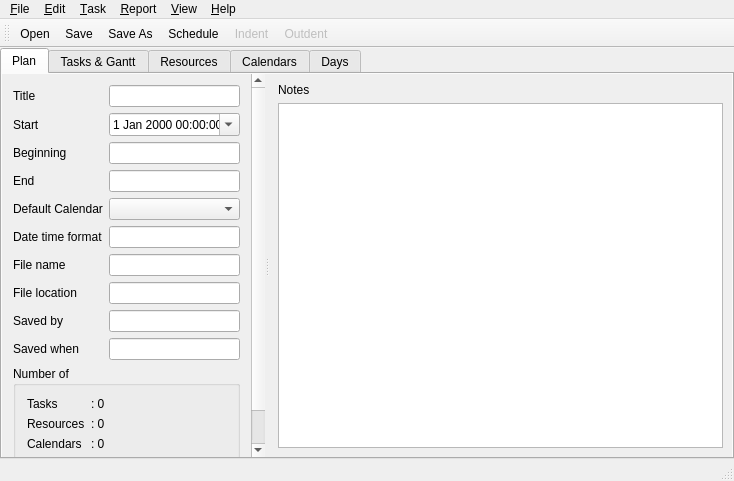
<?xml version="1.0" encoding="UTF-8"?>
<ui version="4.0">
 <class>MainWindow</class>
 <widget class="QMainWindow" name="MainWindow">
  <property name="geometry">
   <rect>
    <x>0</x>
    <y>0</y>
    <width>734</width>
    <height>481</height>
   </rect>
  </property>
  <property name="windowTitle">
   <string>QPlanner</string>
  </property>
  <widget class="QWidget" name="centralWidget">
   <layout class="QHBoxLayout" name="horizontalLayout_5">
    <property name="leftMargin">
     <number>0</number>
    </property>
    <property name="topMargin">
     <number>0</number>
    </property>
    <property name="rightMargin">
     <number>0</number>
    </property>
    <property name="bottomMargin">
     <number>0</number>
    </property>
    <item>
     <widget class="QTabWidget" name="mainTabWidget">
      <property name="currentIndex">
       <number>0</number>
      </property>
      <widget class="QWidget" name="planTab">
       <attribute name="title">
        <string>Plan</string>
       </attribute>
       <layout class="QHBoxLayout" name="horizontalLayout_6">
        <property name="leftMargin">
         <number>0</number>
        </property>
        <property name="topMargin">
         <number>0</number>
        </property>
        <property name="rightMargin">
         <number>0</number>
        </property>
        <property name="bottomMargin">
         <number>0</number>
        </property>
        <item>
         <widget class="QSplitter" name="propertiesSplitter">
          <property name="autoFillBackground">
           <bool>true</bool>
          </property>
          <property name="orientation">
           <enum>Qt::Horizontal</enum>
          </property>
          <widget class="QScrollArea" name="propertiesScrollArea">
           <property name="frameShape">
            <enum>QFrame::NoFrame</enum>
           </property>
           <property name="widgetResizable">
            <bool>true</bool>
           </property>
           <widget class="PropertiesWidget" name="propertiesWidget">
            <property name="geometry">
             <rect>
              <x>0</x>
              <y>0</y>
              <width>240</width>
              <height>391</height>
             </rect>
            </property>
            <property name="sizePolicy">
             <sizepolicy hsizetype="Ignored" vsizetype="Preferred">
              <horstretch>0</horstretch>
              <verstretch>0</verstretch>
             </sizepolicy>
            </property>
            <layout class="QVBoxLayout" name="verticalLayout_2">
             <item>
              <layout class="QFormLayout" name="formProprties">
               <property name="fieldGrowthPolicy">
                <enum>QFormLayout::AllNonFixedFieldsGrow</enum>
               </property>
               <item row="0" column="0">
                <widget class="QLabel" name="labelTitle">
                 <property name="text">
                  <string>Title</string>
                 </property>
                </widget>
               </item>
               <item row="0" column="1">
                <widget class="QLineEdit" name="title"/>
               </item>
               <item row="2" column="0">
                <widget class="QLabel" name="labelPlanBeginning">
                 <property name="text">
                  <string>Beginning</string>
                 </property>
                </widget>
               </item>
               <item row="2" column="1">
                <widget class="QLineEdit" name="planBeginning">
                 <property name="readOnly">
                  <bool>true</bool>
                 </property>
                </widget>
               </item>
               <item row="4" column="1">
                <widget class="QLineEdit" name="planEnd">
                 <property name="readOnly">
                  <bool>true</bool>
                 </property>
                </widget>
               </item>
               <item row="5" column="0">
                <widget class="QLabel" name="labelDefaultCalendar">
                 <property name="text">
                  <string>Default Calendar</string>
                 </property>
                </widget>
               </item>
               <item row="5" column="1">
                <widget class="QComboBox" name="defaultCalendar"/>
               </item>
               <item row="6" column="0">
                <widget class="QLabel" name="labelDateTimeFormat">
                 <property name="text">
                  <string>Date time format</string>
                 </property>
                </widget>
               </item>
               <item row="6" column="1">
                <widget class="QLineEdit" name="dateTimeFormat"/>
               </item>
               <item row="7" column="0">
                <widget class="QLabel" name="labelFileName">
                 <property name="text">
                  <string>File name</string>
                 </property>
                </widget>
               </item>
               <item row="7" column="1">
                <widget class="QLineEdit" name="fileName">
                 <property name="readOnly">
                  <bool>true</bool>
                 </property>
                </widget>
               </item>
               <item row="8" column="0">
                <widget class="QLabel" name="labelFileLocation">
                 <property name="text">
                  <string>File location</string>
                 </property>
                </widget>
               </item>
               <item row="8" column="1">
                <widget class="QLineEdit" name="fileLocation">
                 <property name="readOnly">
                  <bool>true</bool>
                 </property>
                </widget>
               </item>
               <item row="9" column="0">
                <widget class="QLabel" name="labelSavedBy">
                 <property name="text">
                  <string>Saved by</string>
                 </property>
                </widget>
               </item>
               <item row="9" column="1">
                <widget class="QLineEdit" name="savedBy">
                 <property name="readOnly">
                  <bool>true</bool>
                 </property>
                </widget>
               </item>
               <item row="10" column="0">
                <widget class="QLabel" name="labelSavedWhen">
                 <property name="text">
                  <string>Saved when</string>
                 </property>
                </widget>
               </item>
               <item row="10" column="1">
                <widget class="QLineEdit" name="savedWhen">
                 <property name="readOnly">
                  <bool>true</bool>
                 </property>
                </widget>
               </item>
               <item row="1" column="0">
                <widget class="QLabel" name="labelPlanStart">
                 <property name="text">
                  <string>Start</string>
                 </property>
                </widget>
               </item>
               <item row="1" column="1">
                <widget class="QDateTimeEdit" name="planStart">
                 <property name="calendarPopup">
                  <bool>true</bool>
                 </property>
                </widget>
               </item>
               <item row="4" column="0">
                <widget class="QLabel" name="labelPlanEnd">
                 <property name="text">
                  <string>End</string>
                 </property>
                </widget>
               </item>
              </layout>
             </item>
             <item>
              <widget class="QGroupBox" name="groupBox">
               <property name="title">
                <string>Number of</string>
               </property>
               <layout class="QVBoxLayout" name="verticalLayout_3">
                <item>
                 <layout class="QFormLayout" name="numLayout">
                  <item row="0" column="0">
                   <widget class="QLabel" name="labelTasks">
                    <property name="text">
                     <string>Tasks</string>
                    </property>
                   </widget>
                  </item>
                  <item row="1" column="0">
                   <widget class="QLabel" name="labelResources">
                    <property name="text">
                     <string>Resources</string>
                    </property>
                   </widget>
                  </item>
                  <item row="2" column="0">
                   <widget class="QLabel" name="labelCalendars">
                    <property name="text">
                     <string>Calendars</string>
                    </property>
                   </widget>
                  </item>
                  <item row="0" column="1">
                   <widget class="QLabel" name="numTasks">
                    <property name="text">
                     <string>: 0</string>
                    </property>
                   </widget>
                  </item>
                  <item row="1" column="1">
                   <widget class="QLabel" name="numResources">
                    <property name="text">
                     <string>: 0</string>
                    </property>
                   </widget>
                  </item>
                  <item row="2" column="1">
                   <widget class="QLabel" name="numCalendars">
                    <property name="text">
                     <string>: 0</string>
                    </property>
                   </widget>
                  </item>
                  <item row="3" column="0">
                   <widget class="QLabel" name="labelDays">
                    <property name="text">
                     <string>Days</string>
                    </property>
                   </widget>
                  </item>
                  <item row="3" column="1">
                   <widget class="QLabel" name="numDays">
                    <property name="text">
                     <string>: 0</string>
                    </property>
                   </widget>
                  </item>
                 </layout>
                </item>
               </layout>
              </widget>
             </item>
            </layout>
           </widget>
          </widget>
          <widget class="QWidget" name="notesWidget" native="true">
           <property name="sizePolicy">
            <sizepolicy hsizetype="Preferred" vsizetype="Preferred">
             <horstretch>1</horstretch>
             <verstretch>0</verstretch>
            </sizepolicy>
           </property>
           <layout class="QVBoxLayout" name="notesLayout">
            <property name="leftMargin">
             <number>9</number>
            </property>
            <property name="topMargin">
             <number>9</number>
            </property>
            <property name="rightMargin">
             <number>9</number>
            </property>
            <property name="bottomMargin">
             <number>9</number>
            </property>
            <item>
             <widget class="QLabel" name="notesLabel">
              <property name="text">
               <string>Notes</string>
              </property>
             </widget>
            </item>
            <item>
             <widget class="QPlainTextEdit" name="notesEdit"/>
            </item>
           </layout>
          </widget>
         </widget>
        </item>
       </layout>
      </widget>
      <widget class="QWidget" name="tasksGanttTab">
       <attribute name="title">
        <string>Tasks &amp;&amp; Gantt</string>
       </attribute>
       <layout class="QHBoxLayout" name="horizontalLayout">
        <property name="leftMargin">
         <number>0</number>
        </property>
        <property name="topMargin">
         <number>0</number>
        </property>
        <property name="rightMargin">
         <number>0</number>
        </property>
        <property name="bottomMargin">
         <number>0</number>
        </property>
        <item>
         <widget class="QSplitter" name="tasksGanttSplitter">
          <property name="orientation">
           <enum>Qt::Horizontal</enum>
          </property>
          <widget class="XTableView" name="tasksView">
           <property name="frameShape">
            <enum>QFrame::NoFrame</enum>
           </property>
           <property name="dragEnabled">
            <bool>true</bool>
           </property>
           <property name="alternatingRowColors">
            <bool>false</bool>
           </property>
          </widget>
          <widget class="GanttView" name="ganttView">
           <property name="frameShape">
            <enum>QFrame::NoFrame</enum>
           </property>
           <property name="widgetResizable">
            <bool>true</bool>
           </property>
           <widget class="QWidget" name="ganttWidget">
            <property name="geometry">
             <rect>
              <x>0</x>
              <y>0</y>
              <width>100</width>
              <height>30</height>
             </rect>
            </property>
           </widget>
          </widget>
         </widget>
        </item>
       </layout>
      </widget>
      <widget class="QWidget" name="resourcesTab">
       <attribute name="title">
        <string>Resources</string>
       </attribute>
       <layout class="QHBoxLayout" name="horizontalLayout_2">
        <property name="leftMargin">
         <number>0</number>
        </property>
        <property name="topMargin">
         <number>0</number>
        </property>
        <property name="rightMargin">
         <number>0</number>
        </property>
        <property name="bottomMargin">
         <number>0</number>
        </property>
        <item>
         <widget class="XTableView" name="resourcesView">
          <property name="frameShape">
           <enum>QFrame::NoFrame</enum>
          </property>
          <property name="dragEnabled">
           <bool>true</bool>
          </property>
          <property name="alternatingRowColors">
           <bool>false</bool>
          </property>
         </widget>
        </item>
       </layout>
      </widget>
      <widget class="QWidget" name="calendarsTab">
       <attribute name="title">
        <string>Calendars</string>
       </attribute>
       <layout class="QHBoxLayout" name="horizontalLayout_3">
        <property name="leftMargin">
         <number>0</number>
        </property>
        <property name="topMargin">
         <number>0</number>
        </property>
        <property name="rightMargin">
         <number>0</number>
        </property>
        <property name="bottomMargin">
         <number>0</number>
        </property>
        <item>
         <widget class="XTableView" name="calendarsView">
          <property name="frameShape">
           <enum>QFrame::NoFrame</enum>
          </property>
          <property name="dragEnabled">
           <bool>true</bool>
          </property>
          <property name="alternatingRowColors">
           <bool>false</bool>
          </property>
         </widget>
        </item>
       </layout>
      </widget>
      <widget class="QWidget" name="daysTab">
       <attribute name="title">
        <string>Days</string>
       </attribute>
       <layout class="QHBoxLayout" name="horizontalLayout_4">
        <property name="leftMargin">
         <number>0</number>
        </property>
        <property name="topMargin">
         <number>0</number>
        </property>
        <property name="rightMargin">
         <number>0</number>
        </property>
        <property name="bottomMargin">
         <number>0</number>
        </property>
        <item>
         <widget class="XTableView" name="daysView">
          <property name="frameShape">
           <enum>QFrame::NoFrame</enum>
          </property>
          <property name="dragEnabled">
           <bool>true</bool>
          </property>
          <property name="alternatingRowColors">
           <bool>false</bool>
          </property>
         </widget>
        </item>
       </layout>
      </widget>
     </widget>
    </item>
   </layout>
  </widget>
  <widget class="QMenuBar" name="menuBar">
   <property name="geometry">
    <rect>
     <x>0</x>
     <y>0</y>
     <width>734</width>
     <height>21</height>
    </rect>
   </property>
   <widget class="QMenu" name="menuFile">
    <property name="title">
     <string>&amp;File</string>
    </property>
    <addaction name="actionNew"/>
    <addaction name="actionOpen"/>
    <addaction name="actionSave"/>
    <addaction name="actionSaveAs"/>
    <addaction name="separator"/>
    <addaction name="actionPrintPreview"/>
    <addaction name="actionPrint"/>
    <addaction name="separator"/>
    <addaction name="actionExit"/>
   </widget>
   <widget class="QMenu" name="menuEdit">
    <property name="title">
     <string>&amp;Edit</string>
    </property>
    <addaction name="actionUndo"/>
    <addaction name="actionRedo"/>
    <addaction name="separator"/>
    <addaction name="actionInsert"/>
    <addaction name="separator"/>
    <addaction name="actionCut"/>
    <addaction name="actionCopy"/>
    <addaction name="actionPaste"/>
    <addaction name="actionDelete"/>
    <addaction name="separator"/>
    <addaction name="actionFindReplace"/>
    <addaction name="actionSchedule"/>
   </widget>
   <widget class="QMenu" name="menuHelp">
    <property name="title">
     <string>&amp;Help</string>
    </property>
    <addaction name="actionAboutQPlanner"/>
   </widget>
   <widget class="QMenu" name="menuReport">
    <property name="title">
     <string>&amp;Report</string>
    </property>
    <addaction name="actionTBD"/>
   </widget>
   <widget class="QMenu" name="menuView">
    <property name="title">
     <string>&amp;View</string>
    </property>
    <addaction name="actionUndoStackView"/>
    <addaction name="actionNewWindow"/>
    <addaction name="separator"/>
    <addaction name="actionStretchTasks"/>
   </widget>
   <widget class="QMenu" name="menuTask">
    <property name="title">
     <string>&amp;Task</string>
    </property>
    <addaction name="actionIndent"/>
    <addaction name="actionOutdent"/>
   </widget>
   <addaction name="menuFile"/>
   <addaction name="menuEdit"/>
   <addaction name="menuTask"/>
   <addaction name="menuReport"/>
   <addaction name="menuView"/>
   <addaction name="menuHelp"/>
  </widget>
  <widget class="QToolBar" name="mainToolBar">
   <attribute name="toolBarArea">
    <enum>TopToolBarArea</enum>
   </attribute>
   <attribute name="toolBarBreak">
    <bool>false</bool>
   </attribute>
   <addaction name="actionOpen"/>
   <addaction name="actionSave"/>
   <addaction name="actionSaveAs"/>
   <addaction name="actionSchedule"/>
   <addaction name="actionIndent"/>
   <addaction name="actionOutdent"/>
  </widget>
  <widget class="QStatusBar" name="statusBar"/>
  <action name="actionOpen">
   <property name="enabled">
    <bool>true</bool>
   </property>
   <property name="text">
    <string>Open...</string>
   </property>
   <property name="statusTip">
    <string>Open a file containing a plan</string>
   </property>
   <property name="shortcut">
    <string>Ctrl+O</string>
   </property>
  </action>
  <action name="actionNew">
   <property name="enabled">
    <bool>true</bool>
   </property>
   <property name="text">
    <string>New</string>
   </property>
   <property name="statusTip">
    <string>Start a new plan</string>
   </property>
   <property name="shortcut">
    <string>Ctrl+N</string>
   </property>
  </action>
  <action name="actionSave">
   <property name="enabled">
    <bool>true</bool>
   </property>
   <property name="text">
    <string>Save</string>
   </property>
   <property name="statusTip">
    <string>Save plan to current file</string>
   </property>
   <property name="shortcut">
    <string>Ctrl+S</string>
   </property>
  </action>
  <action name="actionSaveAs">
   <property name="enabled">
    <bool>true</bool>
   </property>
   <property name="text">
    <string>Save As...</string>
   </property>
   <property name="statusTip">
    <string>Save plan to new file</string>
   </property>
  </action>
  <action name="actionExit">
   <property name="enabled">
    <bool>true</bool>
   </property>
   <property name="text">
    <string>Exit</string>
   </property>
   <property name="statusTip">
    <string>Exit QPlanner application</string>
   </property>
   <property name="shortcut">
    <string>Ctrl+Q</string>
   </property>
  </action>
  <action name="actionPrintPreview">
   <property name="enabled">
    <bool>true</bool>
   </property>
   <property name="text">
    <string>Print preview...</string>
   </property>
   <property name="statusTip">
    <string>Print preview of plan</string>
   </property>
  </action>
  <action name="actionPrint">
   <property name="enabled">
    <bool>true</bool>
   </property>
   <property name="text">
    <string>Print...</string>
   </property>
   <property name="statusTip">
    <string>Print plan</string>
   </property>
  </action>
  <action name="actionAboutQPlanner">
   <property name="enabled">
    <bool>true</bool>
   </property>
   <property name="text">
    <string>About QPlanner...</string>
   </property>
   <property name="statusTip">
    <string>Information about QPlanner</string>
   </property>
  </action>
  <action name="actionRedo">
   <property name="enabled">
    <bool>false</bool>
   </property>
   <property name="text">
    <string>Redo</string>
   </property>
   <property name="statusTip">
    <string>--- replaced by redo action from undostack ---</string>
   </property>
   <property name="shortcut">
    <string>Ctrl+Y</string>
   </property>
  </action>
  <action name="actionUndo">
   <property name="enabled">
    <bool>false</bool>
   </property>
   <property name="text">
    <string>Undo</string>
   </property>
   <property name="statusTip">
    <string>--- replaced by undo action from undostack ---</string>
   </property>
   <property name="shortcut">
    <string>Ctrl+Z</string>
   </property>
  </action>
  <action name="actionCut">
   <property name="enabled">
    <bool>false</bool>
   </property>
   <property name="text">
    <string>Cut</string>
   </property>
   <property name="statusTip">
    <string>Cut selection</string>
   </property>
   <property name="shortcut">
    <string>Ctrl+X</string>
   </property>
  </action>
  <action name="actionCopy">
   <property name="enabled">
    <bool>false</bool>
   </property>
   <property name="text">
    <string>Copy</string>
   </property>
   <property name="statusTip">
    <string>Copy selection</string>
   </property>
   <property name="shortcut">
    <string>Ctrl+C</string>
   </property>
  </action>
  <action name="actionPaste">
   <property name="enabled">
    <bool>false</bool>
   </property>
   <property name="text">
    <string>Paste</string>
   </property>
   <property name="statusTip">
    <string>Paste from clipboard</string>
   </property>
   <property name="shortcut">
    <string>Ctrl+V</string>
   </property>
  </action>
  <action name="actionDelete">
   <property name="enabled">
    <bool>false</bool>
   </property>
   <property name="text">
    <string>Delete</string>
   </property>
   <property name="statusTip">
    <string>Delete selection</string>
   </property>
   <property name="shortcut">
    <string>Del</string>
   </property>
  </action>
  <action name="actionFindReplace">
   <property name="enabled">
    <bool>false</bool>
   </property>
   <property name="text">
    <string>Find/Replace...</string>
   </property>
   <property name="statusTip">
    <string>Find &amp; Replace</string>
   </property>
   <property name="shortcut">
    <string>Ctrl+F</string>
   </property>
  </action>
  <action name="actionInsert">
   <property name="enabled">
    <bool>false</bool>
   </property>
   <property name="text">
    <string>Insert</string>
   </property>
   <property name="statusTip">
    <string>Insert above</string>
   </property>
   <property name="shortcut">
    <string>Ins</string>
   </property>
  </action>
  <action name="actionUndoStackView">
   <property name="checkable">
    <bool>true</bool>
   </property>
   <property name="text">
    <string>Undo Stack...</string>
   </property>
   <property name="toolTip">
    <string>Open/close undo stack view</string>
   </property>
   <property name="statusTip">
    <string>Open/close undo stack view</string>
   </property>
  </action>
  <action name="actionTBD">
   <property name="enabled">
    <bool>false</bool>
   </property>
   <property name="text">
    <string>TBD</string>
   </property>
  </action>
  <action name="actionSchedule">
   <property name="text">
    <string>Schedule</string>
   </property>
   <property name="statusTip">
    <string>Calculate project schedule</string>
   </property>
  </action>
  <action name="actionIndent">
   <property name="enabled">
    <bool>false</bool>
   </property>
   <property name="text">
    <string>Indent</string>
   </property>
   <property name="toolTip">
    <string>Indent task(s)</string>
   </property>
   <property name="statusTip">
    <string>Indent task(s)</string>
   </property>
  </action>
  <action name="actionOutdent">
   <property name="enabled">
    <bool>false</bool>
   </property>
   <property name="text">
    <string>Outdent</string>
   </property>
   <property name="toolTip">
    <string>Outdent task(s)</string>
   </property>
   <property name="statusTip">
    <string>Outdent task(s)</string>
   </property>
  </action>
  <action name="actionStretchTasks">
   <property name="checkable">
    <bool>true</bool>
   </property>
   <property name="checked">
    <bool>true</bool>
   </property>
   <property name="text">
    <string>Stretch tasks</string>
   </property>
   <property name="toolTip">
    <string>Stretch gantt task bars to use full 24h day</string>
   </property>
   <property name="statusTip">
    <string>Stretch gantt task bars to use full 24h day</string>
   </property>
  </action>
  <action name="actionNewWindow">
   <property name="text">
    <string>New window...</string>
   </property>
   <property name="toolTip">
    <string>Open new window</string>
   </property>
   <property name="statusTip">
    <string>Open new window</string>
   </property>
  </action>
 </widget>
 <layoutdefault spacing="6" margin="11"/>
 <customwidgets>
  <customwidget>
   <class>PropertiesWidget</class>
   <extends>QWidget</extends>
   <header>propertieswidget.h</header>
   <container>1</container>
  </customwidget>
  <customwidget>
   <class>GanttView</class>
   <extends>QScrollArea</extends>
   <header>ganttview.h</header>
   <container>1</container>
  </customwidget>
  <customwidget>
   <class>XTableView</class>
   <extends>QTableView</extends>
   <header>xtableview.h</header>
  </customwidget>
 </customwidgets>
 <resources/>
 <connections>
  <connection>
   <sender>actionUndoStackView</sender>
   <signal>triggered(bool)</signal>
   <receiver>MainWindow</receiver>
   <slot>slotUndoStackView(bool)</slot>
   <hints>
    <hint type="sourcelabel">
     <x>-1</x>
     <y>-1</y>
    </hint>
    <hint type="destinationlabel">
     <x>266</x>
     <y>144</y>
    </hint>
   </hints>
  </connection>
  <connection>
   <sender>actionSchedule</sender>
   <signal>triggered()</signal>
   <receiver>MainWindow</receiver>
   <slot>slotSchedulePlan()</slot>
   <hints>
    <hint type="sourcelabel">
     <x>-1</x>
     <y>-1</y>
    </hint>
    <hint type="destinationlabel">
     <x>266</x>
     <y>144</y>
    </hint>
   </hints>
  </connection>
  <connection>
   <sender>actionIndent</sender>
   <signal>triggered()</signal>
   <receiver>MainWindow</receiver>
   <slot>slotIndent()</slot>
   <hints>
    <hint type="sourcelabel">
     <x>-1</x>
     <y>-1</y>
    </hint>
    <hint type="destinationlabel">
     <x>266</x>
     <y>144</y>
    </hint>
   </hints>
  </connection>
  <connection>
   <sender>actionOutdent</sender>
   <signal>triggered()</signal>
   <receiver>MainWindow</receiver>
   <slot>slotOutdent()</slot>
   <hints>
    <hint type="sourcelabel">
     <x>-1</x>
     <y>-1</y>
    </hint>
    <hint type="destinationlabel">
     <x>266</x>
     <y>144</y>
    </hint>
   </hints>
  </connection>
  <connection>
   <sender>actionStretchTasks</sender>
   <signal>triggered(bool)</signal>
   <receiver>MainWindow</receiver>
   <slot>slotStretchTasks(bool)</slot>
   <hints>
    <hint type="sourcelabel">
     <x>-1</x>
     <y>-1</y>
    </hint>
    <hint type="destinationlabel">
     <x>366</x>
     <y>240</y>
    </hint>
   </hints>
  </connection>
  <connection>
   <sender>actionNew</sender>
   <signal>triggered()</signal>
   <receiver>MainWindow</receiver>
   <slot>slotFileNew()</slot>
   <hints>
    <hint type="sourcelabel">
     <x>-1</x>
     <y>-1</y>
    </hint>
    <hint type="destinationlabel">
     <x>366</x>
     <y>240</y>
    </hint>
   </hints>
  </connection>
  <connection>
   <sender>actionOpen</sender>
   <signal>triggered()</signal>
   <receiver>MainWindow</receiver>
   <slot>slotFileOpen()</slot>
   <hints>
    <hint type="sourcelabel">
     <x>-1</x>
     <y>-1</y>
    </hint>
    <hint type="destinationlabel">
     <x>366</x>
     <y>240</y>
    </hint>
   </hints>
  </connection>
  <connection>
   <sender>actionSave</sender>
   <signal>triggered()</signal>
   <receiver>MainWindow</receiver>
   <slot>slotFileSave()</slot>
   <hints>
    <hint type="sourcelabel">
     <x>-1</x>
     <y>-1</y>
    </hint>
    <hint type="destinationlabel">
     <x>366</x>
     <y>240</y>
    </hint>
   </hints>
  </connection>
  <connection>
   <sender>actionSaveAs</sender>
   <signal>triggered()</signal>
   <receiver>MainWindow</receiver>
   <slot>slotFileSaveAs()</slot>
   <hints>
    <hint type="sourcelabel">
     <x>-1</x>
     <y>-1</y>
    </hint>
    <hint type="destinationlabel">
     <x>366</x>
     <y>240</y>
    </hint>
   </hints>
  </connection>
  <connection>
   <sender>actionPrint</sender>
   <signal>triggered()</signal>
   <receiver>MainWindow</receiver>
   <slot>slotFilePrint()</slot>
   <hints>
    <hint type="sourcelabel">
     <x>-1</x>
     <y>-1</y>
    </hint>
    <hint type="destinationlabel">
     <x>366</x>
     <y>240</y>
    </hint>
   </hints>
  </connection>
  <connection>
   <sender>actionPrintPreview</sender>
   <signal>triggered()</signal>
   <receiver>MainWindow</receiver>
   <slot>slotFilePrintPreview()</slot>
   <hints>
    <hint type="sourcelabel">
     <x>-1</x>
     <y>-1</y>
    </hint>
    <hint type="destinationlabel">
     <x>366</x>
     <y>240</y>
    </hint>
   </hints>
  </connection>
  <connection>
   <sender>actionExit</sender>
   <signal>triggered()</signal>
   <receiver>MainWindow</receiver>
   <slot>slotFileExit()</slot>
   <hints>
    <hint type="sourcelabel">
     <x>-1</x>
     <y>-1</y>
    </hint>
    <hint type="destinationlabel">
     <x>366</x>
     <y>240</y>
    </hint>
   </hints>
  </connection>
  <connection>
   <sender>actionAboutQPlanner</sender>
   <signal>triggered()</signal>
   <receiver>MainWindow</receiver>
   <slot>slotAboutQPlanner()</slot>
   <hints>
    <hint type="sourcelabel">
     <x>-1</x>
     <y>-1</y>
    </hint>
    <hint type="destinationlabel">
     <x>366</x>
     <y>240</y>
    </hint>
   </hints>
  </connection>
  <connection>
   <sender>actionNewWindow</sender>
   <signal>triggered()</signal>
   <receiver>MainWindow</receiver>
   <slot>slotNewWindow()</slot>
   <hints>
    <hint type="sourcelabel">
     <x>-1</x>
     <y>-1</y>
    </hint>
    <hint type="destinationlabel">
     <x>366</x>
     <y>240</y>
    </hint>
   </hints>
  </connection>
 </connections>
 <slots>
  <slot>slotUndoStackView(bool)</slot>
  <slot>slotSchedulePlan()</slot>
  <slot>slotIndent()</slot>
  <slot>slotOutdent()</slot>
  <slot>slotStretchTasks(bool)</slot>
  <slot>slotFileNew()</slot>
  <slot>slotFileOpen()</slot>
  <slot>slotFileSave()</slot>
  <slot>slotFileSaveAs()</slot>
  <slot>slotFilePrint()</slot>
  <slot>slotFilePrintPreview()</slot>
  <slot>slotFileExit()</slot>
  <slot>slotAboutQPlanner()</slot>
  <slot>slotNewWindow()</slot>
 </slots>
</ui>
